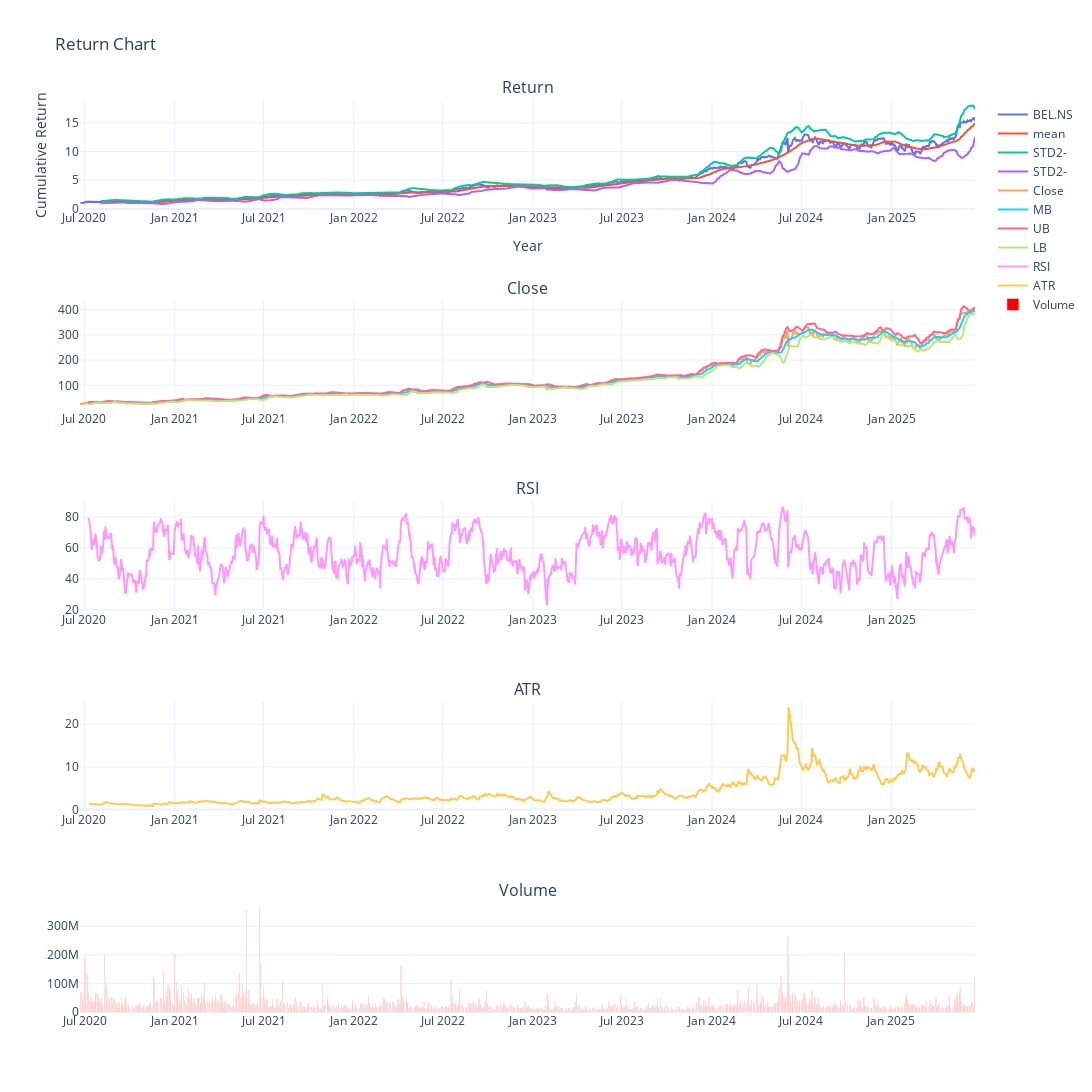

The notebook cell this image was saved under:
### Code cell
# Create a line chart
from plotly.subplots import make_subplots
import plotly.graph_objects as go
# fig = go.Figure()

fig = make_subplots(
    rows=5, cols=1,
    subplot_titles=("Return", "Close", "RSI", "ATR", "Volume"))





# Add multiple lines (traces) to the figure
for key in data:
    fig.add_trace(go.Scatter(
        x=data[key].index,
        y=data[key]['cum_rtn'],
        mode='lines',  # Set the mode to 'lines' for a line chart
        name=key# Use the name for each line from the dictionary
    ),  row=1, col=1,)

for key in data:
    fig.add_trace(go.Scatter(
        x=data[key].index,
        y=data[key]['r_mean'],
        mode='lines',  # Set the mode to 'lines' for a line chart
        name='mean'# Use the name for each line from the dictionary
    ),row=1, col=1,)

for key in data:
    fig.add_trace(go.Scatter(
        x=data[key].index,
        y=data[key]['r_std2+'],
        mode='lines',  # Set the mode to 'lines' for a line chart
        name='STD2-'# Use the name for each line from the dictionary
    ),row=1, col=1,)
    
for key in data:
    fig.add_trace(go.Scatter(
        x=data[key].index,
        y=data[key]['r_std2-'],
        mode='lines',  # Set the mode to 'lines' for a line chart
        name='STD2-'# Use the name for each line from the dictionary
    ),row=1, col=1,)   

#Close
for key in data:
    fig.add_trace(go.Scatter(
        x=data[key].index,
        y=data[key]['Close'],
        mode='lines',  # Set the mode to 'lines' for a line chart
        name='Close'# Use the name for each line from the dictionary
    ),row=2, col=1,)   
for key in data:
    fig.add_trace(go.Scatter(
        x=data[key].index,
        y=data[key]['MB'],
        mode='lines',  # Set the mode to 'lines' for a line chart
        name='MB'# Use the name for each line from the dictionary
    ),row=2, col=1,)

for key in data:
    fig.add_trace(go.Scatter(
        x=data[key].index,
        y=data[key]['UB'],
        mode='lines',  # Set the mode to 'lines' for a line chart
        name='UB'# Use the name for each line from the dictionary
    ),row=2, col=1,)
    
for key in data:
    fig.add_trace(go.Scatter(
        x=data[key].index,
        y=data[key]['LB'],
        mode='lines',  # Set the mode to 'lines' for a line chart
        name='LB'# Use the name for each line from the dictionary
    ),row=2, col=1,) 

#RSI

for key in data:
    fig.add_trace(go.Scatter(
        x=data[key].index,
        y=data[key]['RSI'],
        mode='lines',  # Set the mode to 'lines' for a line chart
        name='RSI'# Use the name for each line from the dictionary
    ),row=3, col=1,)   


#ATR

for key in data:
    fig.add_trace(go.Scatter(
        x=data[key].index,
        y=data[key]['ATR'],
        mode='lines',  # Set the mode to 'lines' for a line chart
        name='ATR'# Use the name for each line from the dictionary
    ),row=4, col=1,)   

#Volume

for key in data:
    fig.add_trace(go.Bar(
        x=data[key].index,
        y=data[key]['Volume'],
        name='Volume',# Use the name for each line from the dictionary
        marker=dict(color='red')
    ),row=5, col=1,)   


# Customize the layout
fig.update_layout(
    title="Return Chart",
    xaxis_title="Year",
    yaxis_title="Cumulative Return",
    autosize=False,
    width=1100,
    height=1400,
    template='plotly_white'
)

# Show the plot
fig.show()

### Figure 1 — Plotly figure (JSON) as saved in the notebook; plotly's stock layout.template omitted (floating-point values rounded to 4 significant figures; data arrays with more than 128 entries replaced by an {"elided": "..."} marker saying what was removed)
{"data": [{"mode": "lines", "name": "BEL.NS", "type": "scatter", "x": {"elided": "1240 str values"}, "xaxis": "x", "y": {"elided": "1240 float values"}, "yaxis": "y"}, {"mode": "lines", "name": "mean", "type": "scatter", "x": {"elided": "1240 str values"}, "xaxis": "x", "y": {"elided": "1240 float values"}, "yaxis": "y"}, {"mode": "lines", "name": "STD2-", "type": "scatter", "x": {"elided": "1240 str values"}, "xaxis": "x", "y": {"elided": "1240 float values"}, "yaxis": "y"}, {"mode": "lines", "name": "STD2-", "type": "scatter", "x": {"elided": "1240 str values"}, "xaxis": "x", "y": {"elided": "1240 float values"}, "yaxis": "y"}, {"mode": "lines", "name": "Close", "type": "scatter", "x": {"elided": "1240 str values"}, "xaxis": "x2", "y": {"elided": "1240 float values"}, "yaxis": "y2"}, {"mode": "lines", "name": "MB", "type": "scatter", "x": {"elided": "1240 str values"}, "xaxis": "x2", "y": {"elided": "1240 float values"}, "yaxis": "y2"}, {"mode": "lines", "name": "UB", "type": "scatter", "x": {"elided": "1240 str values"}, "xaxis": "x2", "y": {"elided": "1240 float values"}, "yaxis": "y2"}, {"mode": "lines", "name": "LB", "type": "scatter", "x": {"elided": "1240 str values"}, "xaxis": "x2", "y": {"elided": "1240 float values"}, "yaxis": "y2"}, {"mode": "lines", "name": "RSI", "type": "scatter", "x": {"elided": "1240 str values"}, "xaxis": "x3", "y": {"elided": "1240 float values"}, "yaxis": "y3"}, {"mode": "lines", "name": "ATR", "type": "scatter", "x": {"elided": "1240 str values"}, "xaxis": "x4", "y": {"elided": "1240 float values"}, "yaxis": "y4"}, {"marker": {"color": "red"}, "name": "Volume", "type": "bar", "x": {"elided": "1240 str values"}, "xaxis": "x5", "y": {"elided": "1240 int values"}, "yaxis": "y5"}], "layout": {"annotations": [{"font": {"size": 16}, "showarrow": false, "text": "Return", "x": 0.5, "xanchor": "center", "xref": "paper", "y": 1, "yanchor": "bottom", "yref": "paper"}, {"font": {"size": 16}, "showarrow": false, "text": "Close", "x": 0.5, "xanchor": "center", "xref": "paper", "y": 0.78, "yanchor": "bottom", "yref": "paper"}, {"font": {"size": 16}, "showarrow": false, "text": "RSI", "x": 0.5, "xanchor": "center", "xref": "paper", "y": 0.56, "yanchor": "bottom", "yref": "paper"}, {"font": {"size": 16}, "showarrow": false, "text": "ATR", "x": 0.5, "xanchor": "center", "xref": "paper", "y": 0.34, "yanchor": "bottom", "yref": "paper"}, {"font": {"size": 16}, "showarrow": false, "text": "Volume", "x": 0.5, "xanchor": "center", "xref": "paper", "y": 0.12, "yanchor": "bottom", "yref": "paper"}], "autosize": false, "height": 1400, "title": {"text": "Return Chart"}, "width": 1100, "xaxis": {"anchor": "y", "autorange": true, "domain": [0, 1], "range": ["2020-06-22", "2025-06-20"], "title": {"text": "Year"}, "type": "date"}, "xaxis2": {"anchor": "y2", "autorange": true, "domain": [0, 1], "range": ["2020-06-22", "2025-06-20"], "type": "date"}, "xaxis3": {"anchor": "y3", "autorange": true, "domain": [0, 1], "range": ["2020-06-22", "2025-06-20"], "type": "date"}, "xaxis4": {"anchor": "y4", "autorange": true, "domain": [0, 1], "range": ["2020-06-22", "2025-06-20"], "type": "date"}, "xaxis5": {"anchor": "y5", "autorange": true, "domain": [0, 1], "range": ["2020-06-21 12:00", "2025-06-20 12:00"], "type": "date"}, "yaxis": {"anchor": "x", "autorange": true, "domain": [0.88, 1], "range": [-0.09173, 18.98], "title": {"text": "Cumulative Return"}, "type": "linear"}, "yaxis2": {"anchor": "x2", "autorange": true, "domain": [0.66, 0.78], "range": [1.843, 435.3], "type": "linear"}, "yaxis3": {"anchor": "x3", "autorange": true, "domain": [0.44, 0.56], "range": [19.25, 90.14], "type": "linear"}, "yaxis4": {"anchor": "x4", "autorange": true, "domain": [0.22, 0.34], "range": [-0.4383, 25.21], "type": "linear"}, "yaxis5": {"anchor": "x5", "autorange": true, "domain": [0, 0.12], "range": [0, 383000000.0], "type": "linear"}}}
